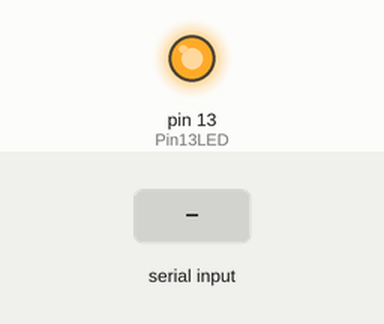
This sketch was run on a simulated Arduino Uno, built with avr-gcc and run on an emulated ATmega328P. On the bench: output pins drawn as LEDs (lit = HIGH). The inputs (shaded band) are chosen by the test bench. Pins used as bus, display or sensor lines are not drawn; what the sketch prints to the serial monitor is not drawn.

Above: at 1.2 s.
1.3 s: byte 30 received over Serial
Timing chart, 0 to 4.3 s (numbered marks = the images above; inputs shaded):
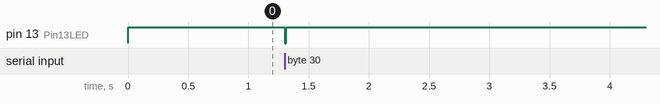

The sketch:

RS485.ino
```cpp
#include <SoftwareSerial.h>
#define SSerialRX        10  //Serial Receive pin
#define SSerialTX        11  //Serial Transmit pin
#define SSerialTxControl 3   //RS485 Direction control
#define RS485Transmit    HIGH
#define RS485Receive     LOW
#define Pin13LED         13

SoftwareSerial RS485Serial(SSerialRX, SSerialTX); // RX, TX

int byteReceived;
int byteSend;

void setup()
{
  // Start the built-in serial port, probably to Serial Monitor
  Serial.begin(9600);
  Serial.println("PRACTICA RS485 REDES");

  pinMode(Pin13LED, OUTPUT);
  pinMode(SSerialTxControl, OUTPUT);

  digitalWrite(SSerialTxControl, RS485Receive);
  RS485Serial.begin(4800);

}


void loop()
{
  digitalWrite(Pin13LED, HIGH);
  if (Serial.available())
  {
    byteReceived = Serial.read();

    digitalWrite(SSerialTxControl, RS485Transmit);
    RS485Serial.write(byteReceived);
    digitalWrite(Pin13LED, LOW);
    delay(10);
    digitalWrite(SSerialTxControl, RS485Receive);
    }

  if (RS485Serial.available())
   {
    digitalWrite(Pin13LED, HIGH);
    byteReceived = RS485Serial.read();
    Serial.write(byteReceived);
    delay(10);
    digitalWrite(Pin13LED, LOW);
   }
  }
```

Measured:
- after the input at 1.3 s, pin 13 (Pin13LED): HIGH → LOW at once, → HIGH 0.01 s later
